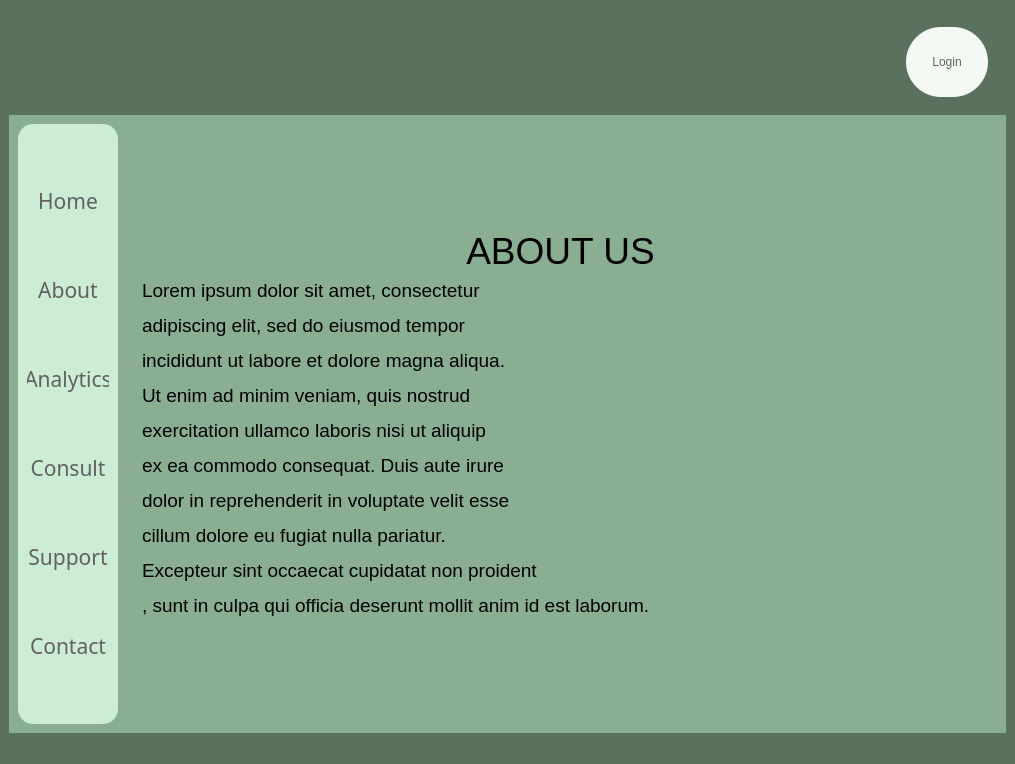
<?xml version="1.0" encoding="UTF-8"?>
<ui version="4.0">
 <class>MainWindow</class>
 <widget class="QMainWindow" name="MainWindow">
  <property name="geometry">
   <rect>
    <x>0</x>
    <y>0</y>
    <width>1015</width>
    <height>764</height>
   </rect>
  </property>
  <property name="windowTitle">
   <string>MainWindow</string>
  </property>
  <property name="styleSheet">
   <string notr="true">background-color:rgb(90, 113, 94);
border:None;</string>
  </property>
  <widget class="QWidget" name="centralwidget">
   <property name="styleSheet">
    <string notr="true">border:None;</string>
   </property>
   <layout class="QVBoxLayout" name="verticalLayout_2">
    <item>
     <widget class="QFrame" name="frame">
      <property name="minimumSize">
       <size>
        <width>0</width>
        <height>100</height>
       </size>
      </property>
      <property name="maximumSize">
       <size>
        <width>16777215</width>
        <height>100</height>
       </size>
      </property>
      <property name="styleSheet">
       <string notr="true">background:transparent;
border:None;</string>
      </property>
      <property name="frameShape">
       <enum>QFrame::StyledPanel</enum>
      </property>
      <property name="frameShadow">
       <enum>QFrame::Raised</enum>
      </property>
      <layout class="QHBoxLayout" name="horizontalLayout_2">
       <item>
        <widget class="QFrame" name="frame_5">
         <property name="frameShape">
          <enum>QFrame::StyledPanel</enum>
         </property>
         <property name="frameShadow">
          <enum>QFrame::Raised</enum>
         </property>
         <layout class="QHBoxLayout" name="horizontalLayout_3">
          <item>
           <widget class="QFrame" name="frame_7">
            <property name="frameShape">
             <enum>QFrame::StyledPanel</enum>
            </property>
            <property name="frameShadow">
             <enum>QFrame::Raised</enum>
            </property>
            <widget class="QPushButton" name="pushButton_14">
             <property name="geometry">
              <rect>
               <x>0</x>
               <y>0</y>
               <width>81</width>
               <height>61</height>
              </rect>
             </property>
             <property name="styleSheet">
              <string notr="true">image: url(Media/Wix Logo Maker - Google Chrome 26-08-2022 16_51_23.png);</string>
             </property>
             <property name="text">
              <string/>
             </property>
            </widget>
           </widget>
          </item>
          <item>
           <widget class="QFrame" name="frame_8">
            <property name="maximumSize">
             <size>
              <width>100</width>
              <height>16777215</height>
             </size>
            </property>
            <property name="frameShape">
             <enum>QFrame::StyledPanel</enum>
            </property>
            <property name="frameShadow">
             <enum>QFrame::Raised</enum>
            </property>
            <widget class="QPushButton" name="pushButton_2">
             <property name="geometry">
              <rect>
               <x>30</x>
               <y>10</y>
               <width>41</width>
               <height>41</height>
              </rect>
             </property>
             <property name="styleSheet">
              <string notr="true">QPushButton{
image: url(Media/notification (2).png);
}

QPushButton:hover{
	image: url(Media/notification.png);
}

QPushButton:pressed{
	image: url(Media/notification (1).png);
}</string>
             </property>
             <property name="text">
              <string/>
             </property>
            </widget>
           </widget>
          </item>
         </layout>
        </widget>
       </item>
       <item>
        <widget class="QFrame" name="frame_6">
         <property name="maximumSize">
          <size>
           <width>100</width>
           <height>16777215</height>
          </size>
         </property>
         <property name="frameShape">
          <enum>QFrame::StyledPanel</enum>
         </property>
         <property name="frameShadow">
          <enum>QFrame::Raised</enum>
         </property>
         <layout class="QHBoxLayout" name="horizontalLayout_6">
          <item>
           <widget class="QPushButton" name="Login_Button">
            <property name="minimumSize">
             <size>
              <width>72</width>
              <height>70</height>
             </size>
            </property>
            <property name="cursor">
             <cursorShape>PointingHandCursor</cursorShape>
            </property>
            <property name="styleSheet">
             <string notr="true">color:rgb(97, 97, 97);
background-color: rgb(244, 249, 244);
border-radius:35px;</string>
            </property>
            <property name="text">
             <string>Login</string>
            </property>
           </widget>
          </item>
         </layout>
        </widget>
       </item>
      </layout>
     </widget>
    </item>
    <item>
     <widget class="QFrame" name="frame_2">
      <property name="styleSheet">
       <string notr="true">/*background-color: qlineargradient(spread:pad, x1:0, y1:0, x2:1, y2:0, stop:0 rgba(0, 179, 255, 255), stop:1 rgba(255, 255, 255, 255));*/

background-color: rgb(138, 174, 146);</string>
      </property>
      <property name="frameShape">
       <enum>QFrame::StyledPanel</enum>
      </property>
      <property name="frameShadow">
       <enum>QFrame::Raised</enum>
      </property>
      <layout class="QHBoxLayout" name="horizontalLayout">
       <item>
        <widget class="QFrame" name="frame_3">
         <property name="maximumSize">
          <size>
           <width>100</width>
           <height>16777215</height>
          </size>
         </property>
         <property name="styleSheet">
          <string notr="true">background-color:rgb(204, 236, 211);
border-radius:15px;</string>
         </property>
         <property name="frameShape">
          <enum>QFrame::StyledPanel</enum>
         </property>
         <property name="frameShadow">
          <enum>QFrame::Raised</enum>
         </property>
         <layout class="QVBoxLayout" name="verticalLayout">
          <item>
           <widget class="QPushButton" name="Home_button">
            <property name="font">
             <font>
              <family>Javanese Text</family>
              <pointsize>16</pointsize>
              <bold>false</bold>
             </font>
            </property>
            <property name="cursor">
             <cursorShape>PointingHandCursor</cursorShape>
            </property>
            <property name="styleSheet">
             <string notr="true">QPushButton{
color: rgb(97, 97, 97);
border-radius:10px;
}

QPushButton:hover{
background-color: rgb(220, 255, 228);
	/*color: rgb(255, 255, 255);*/
	font: 700 16pt &quot;Constantia&quot;;
}


</string>
            </property>
            <property name="text">
             <string>Home</string>
            </property>
           </widget>
          </item>
          <item>
           <widget class="QPushButton" name="pushButton_4">
            <property name="font">
             <font>
              <family>Javanese Text</family>
              <pointsize>16</pointsize>
              <bold>false</bold>
             </font>
            </property>
            <property name="cursor">
             <cursorShape>PointingHandCursor</cursorShape>
            </property>
            <property name="styleSheet">
             <string notr="true">QPushButton{
color: rgb(97, 97, 97);
border-radius:10px;
}

QPushButton:hover{
background-color: rgb(220, 255, 228);
	/*color: rgb(255, 255, 255);*/
	font: 700 16pt &quot;Constantia&quot;;
}


</string>
            </property>
            <property name="text">
             <string>About</string>
            </property>
           </widget>
          </item>
          <item>
           <widget class="QPushButton" name="pushButton_6">
            <property name="font">
             <font>
              <family>Javanese Text</family>
              <pointsize>16</pointsize>
              <bold>false</bold>
             </font>
            </property>
            <property name="cursor">
             <cursorShape>PointingHandCursor</cursorShape>
            </property>
            <property name="styleSheet">
             <string notr="true">QPushButton{
color: rgb(97, 97, 97);
border-radius:10px;
}

QPushButton:hover{
background-color: rgb(220, 255, 228);
	/*color: rgb(255, 255, 255);*/
	font: 700 16pt &quot;Constantia&quot;;
}


</string>
            </property>
            <property name="text">
             <string>Analytics</string>
            </property>
           </widget>
          </item>
          <item>
           <widget class="QPushButton" name="pushButton_7">
            <property name="font">
             <font>
              <family>Javanese Text</family>
              <pointsize>16</pointsize>
              <bold>false</bold>
             </font>
            </property>
            <property name="cursor">
             <cursorShape>PointingHandCursor</cursorShape>
            </property>
            <property name="styleSheet">
             <string notr="true">QPushButton{
color: rgb(97, 97, 97);
border-radius:10px;
}

QPushButton:hover{
background-color: rgb(220, 255, 228);
	/*color: rgb(255, 255, 255);*/
	font: 700 16pt &quot;Constantia&quot;;
}


</string>
            </property>
            <property name="text">
             <string>Consult</string>
            </property>
           </widget>
          </item>
          <item>
           <widget class="QPushButton" name="pushButton_5">
            <property name="font">
             <font>
              <family>Javanese Text</family>
              <pointsize>16</pointsize>
              <bold>false</bold>
             </font>
            </property>
            <property name="cursor">
             <cursorShape>PointingHandCursor</cursorShape>
            </property>
            <property name="styleSheet">
             <string notr="true">QPushButton{
color: rgb(97, 97, 97);
border-radius:10px;
}

QPushButton:hover{
background-color: rgb(220, 255, 228);
	/*color: rgb(255, 255, 255);*/
	font: 700 16pt &quot;Constantia&quot;;
}


</string>
            </property>
            <property name="text">
             <string>Support</string>
            </property>
           </widget>
          </item>
          <item>
           <widget class="QPushButton" name="pushButton_9">
            <property name="font">
             <font>
              <family>Javanese Text</family>
              <pointsize>16</pointsize>
              <bold>false</bold>
             </font>
            </property>
            <property name="cursor">
             <cursorShape>PointingHandCursor</cursorShape>
            </property>
            <property name="styleSheet">
             <string notr="true">QPushButton{
color: rgb(97, 97, 97);
border-radius:10px;
}

QPushButton:hover{
background-color: rgb(220, 255, 228);
	/*color: rgb(255, 255, 255);*/
	font: 700 16pt &quot;Constantia&quot;;
}


</string>
            </property>
            <property name="text">
             <string>Contact</string>
            </property>
           </widget>
          </item>
         </layout>
        </widget>
       </item>
       <item>
        <widget class="QFrame" name="frame_4">
         <property name="minimumSize">
          <size>
           <width>700</width>
           <height>0</height>
          </size>
         </property>
         <property name="styleSheet">
          <string notr="true">background:transparent;</string>
         </property>
         <property name="frameShape">
          <enum>QFrame::StyledPanel</enum>
         </property>
         <property name="frameShadow">
          <enum>QFrame::Raised</enum>
         </property>
         <layout class="QHBoxLayout" name="horizontalLayout_4">
          <item alignment="Qt::AlignVCenter">
           <widget class="QFrame" name="frame_9">
            <property name="minimumSize">
             <size>
              <width>300</width>
              <height>0</height>
             </size>
            </property>
            <property name="frameShape">
             <enum>QFrame::StyledPanel</enum>
            </property>
            <property name="frameShadow">
             <enum>QFrame::Raised</enum>
            </property>
            <layout class="QVBoxLayout" name="verticalLayout_3">
             <item alignment="Qt::AlignVCenter">
              <widget class="QLabel" name="label_2">
               <property name="text">
                <string>&lt;html&gt;&lt;head/&gt;&lt;body&gt;&lt;p align=&quot;center&quot;&gt;&lt;span style=&quot; font-size:28pt;&quot;&gt;ABOUT US&lt;/span&gt;&lt;/p&gt;&lt;/body&gt;&lt;/html&gt;</string>
               </property>
              </widget>
             </item>
             <item>
              <widget class="QLabel" name="label">
               <property name="text">
                <string>&lt;html&gt;&lt;head/&gt;&lt;body&gt;&lt;p&gt;&lt;span style=&quot; font-size:14pt;&quot;&gt;Lorem ipsum dolor sit amet, consectetur &lt;/span&gt;&lt;/p&gt;&lt;p&gt;&lt;span style=&quot; font-size:14pt;&quot;&gt;adipiscing elit, sed do eiusmod tempor &lt;/span&gt;&lt;/p&gt;&lt;p&gt;&lt;span style=&quot; font-size:14pt;&quot;&gt;incididunt ut labore et dolore magna aliqua. &lt;/span&gt;&lt;/p&gt;&lt;p&gt;&lt;span style=&quot; font-size:14pt;&quot;&gt;Ut enim ad minim veniam, quis nostrud &lt;/span&gt;&lt;/p&gt;&lt;p&gt;&lt;span style=&quot; font-size:14pt;&quot;&gt;exercitation ullamco laboris nisi ut aliquip &lt;/span&gt;&lt;/p&gt;&lt;p&gt;&lt;span style=&quot; font-size:14pt;&quot;&gt;ex ea commodo consequat. Duis aute irure &lt;/span&gt;&lt;/p&gt;&lt;p&gt;&lt;span style=&quot; font-size:14pt;&quot;&gt;dolor in reprehenderit in voluptate velit esse &lt;/span&gt;&lt;/p&gt;&lt;p&gt;&lt;span style=&quot; font-size:14pt;&quot;&gt;cillum dolore eu fugiat nulla pariatur. &lt;/span&gt;&lt;/p&gt;&lt;p&gt;&lt;span style=&quot; font-size:14pt;&quot;&gt;Excepteur sint occaecat cupidatat non proident&lt;/span&gt;&lt;/p&gt;&lt;p&gt;&lt;span style=&quot; font-size:14pt;&quot;&gt;, sunt in culpa qui officia deserunt mollit anim id est laborum.&lt;/span&gt;&lt;/p&gt;&lt;/body&gt;&lt;/html&gt;</string>
               </property>
              </widget>
             </item>
            </layout>
           </widget>
          </item>
         </layout>
        </widget>
       </item>
      </layout>
     </widget>
    </item>
   </layout>
  </widget>
  <widget class="QStatusBar" name="statusbar"/>
 </widget>
 <resources>
  <include location="Media/home_page.qrc"/>
 </resources>
 <connections/>
</ui>
